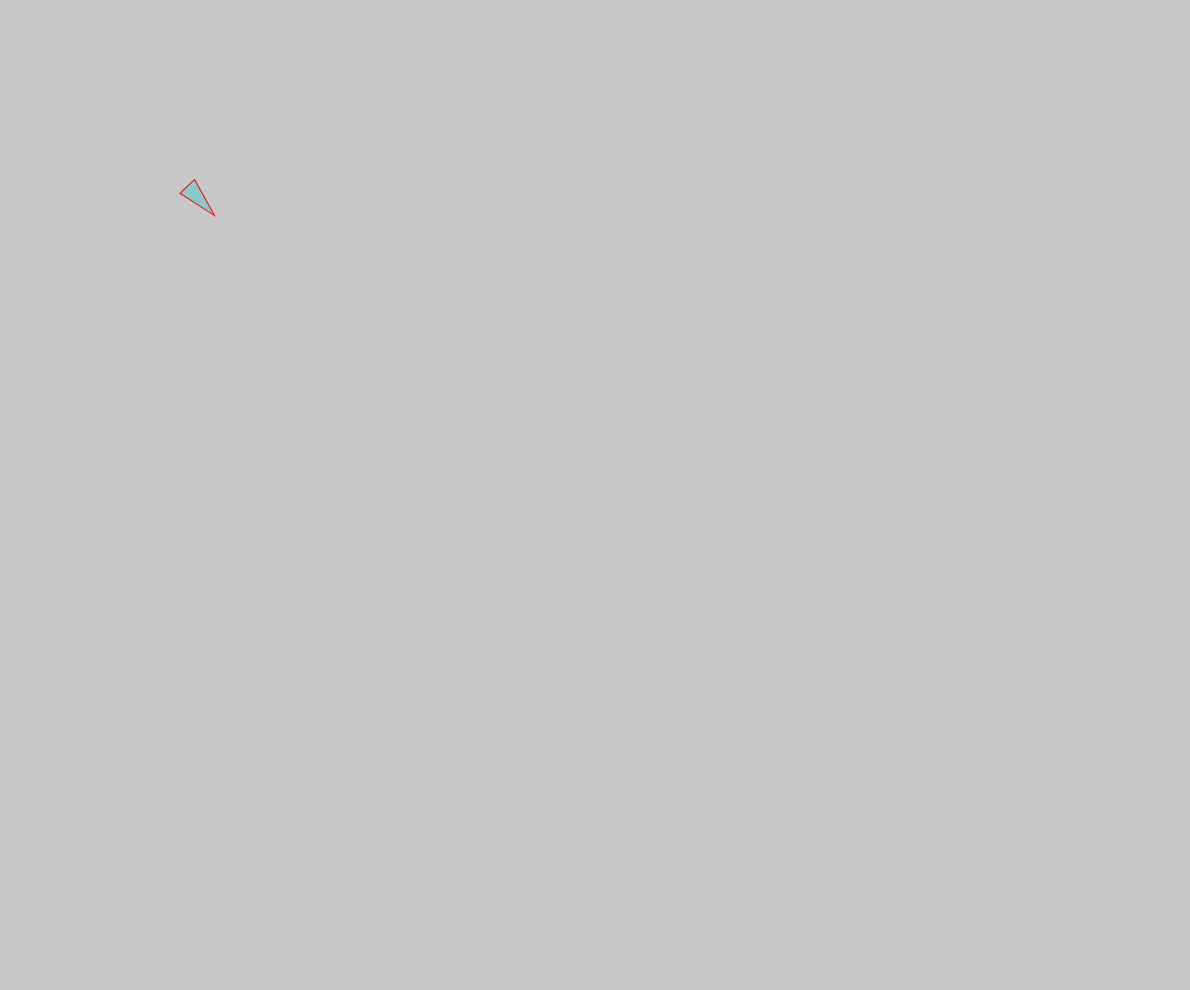
Frame 1 (no input)
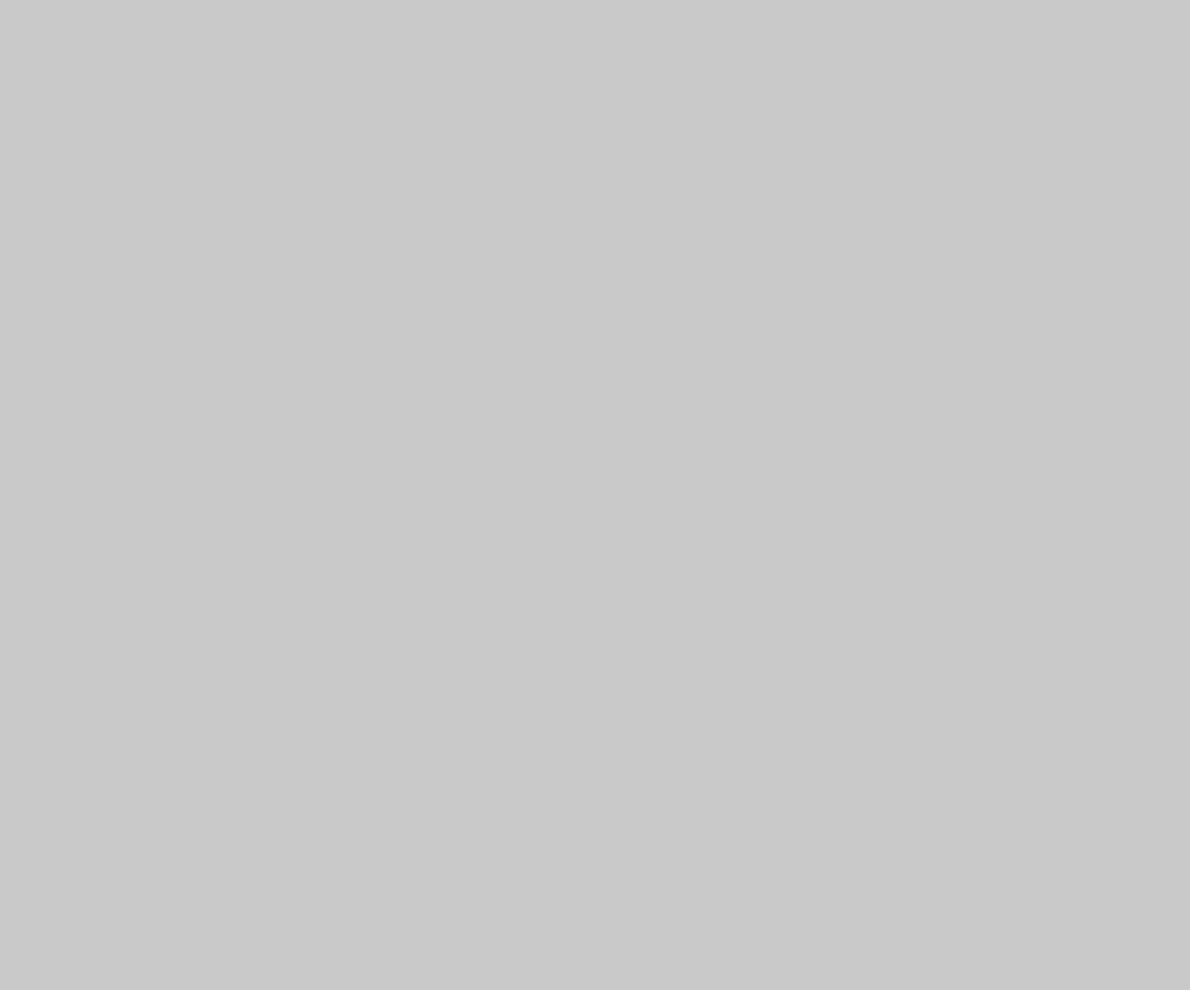
Frame 60 (no input)
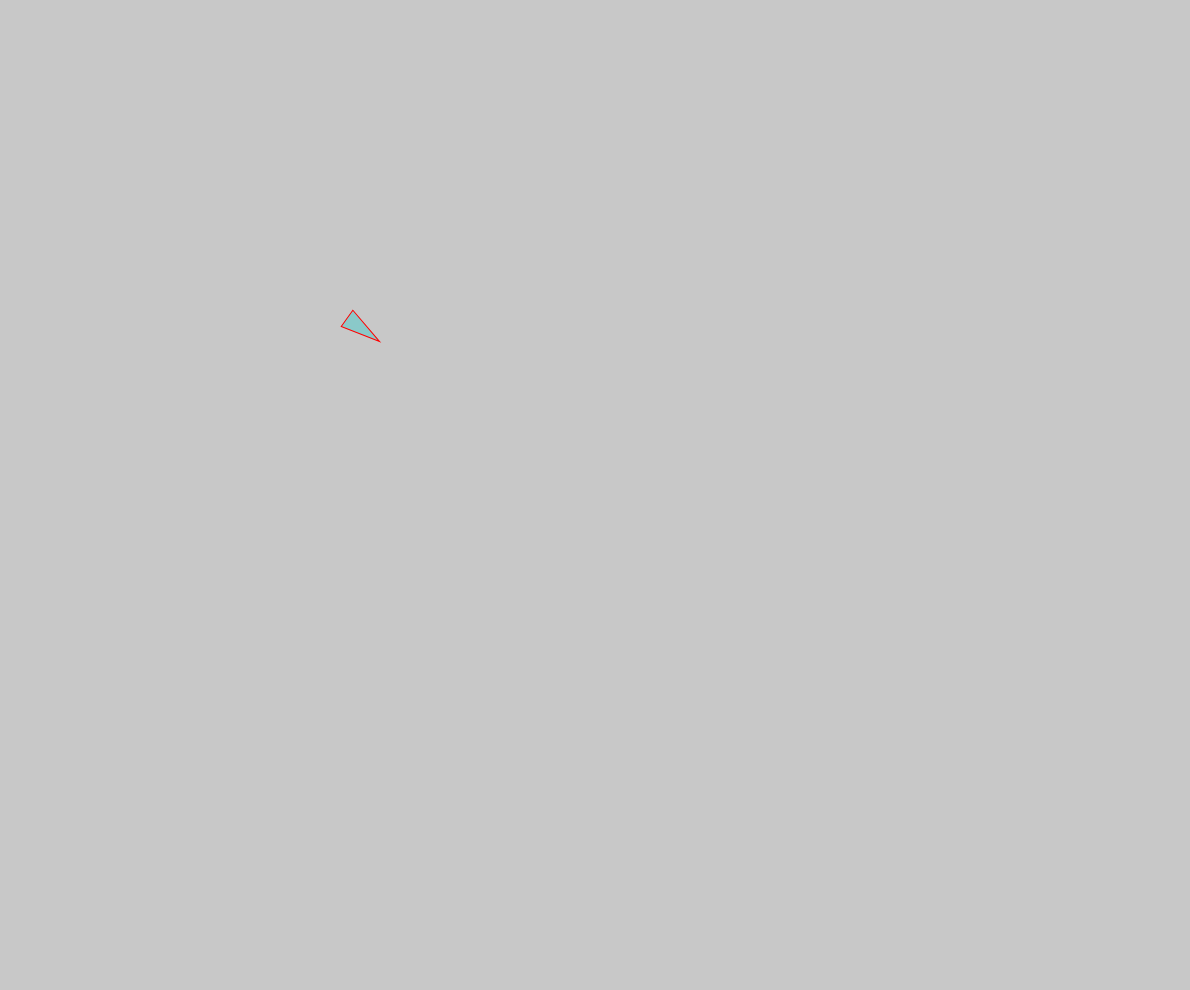
Frame 120 (the mouse pressed at the canvas centre since frame 60)

The p5.js sketch that drew these frames (run headless with seeded random() and noise() and a simulated clock; from frame 60 on, the mouse is pressed at the canvas centre):

// p5.js sketch
// ── sketch.js
"use strict";

var WIDTH = 1200;
var HEIGHT = 800;
var vehicles = [];
var frame = 0;


function setup() {
    createCanvas(windowWidth-10,windowHeight-10);
    var vehicle = new Vehicle(200,200);
    vehicles.push(vehicle);

}
function draw() {
    background(200,200,200);
    
    for(var i=0;i<vehicles.length;i++){
        var v = vehicles[i]
        v.applyBehaviorSeekSeparate(vehicles);
        v.update();
        v.show();
        if (frameCount - frame > 60){
            frame = frameCount;
             vehicles.push(new Vehicle(Math.random()*WIDTH, Math.random()*HEIGHT));
            }
    }
    

}

function mouseClicked() {
    vehicles.push(new Vehicle(Math.random()*WIDTH, Math.random()*HEIGHT));
    console.log(vehicles)
}


// ── Vehicle.js
class Vehicle {
    constructor(x, y) {
        this.pos = createVector(x, y);
        this.vel = createVector(Math.random(),Math.random());
        this.acc = createVector();
        this.target = createVector(x, y);
        this.radius = 10;
        this.maxSpeed = 10;
        this.maxForce = 0.3;
    }
    
    show(){
        var angle = this.vel.heading() + Math.PI/2;
        push();
        translate(this.pos.x, this.pos.y);
        rotate(angle);
        fill(0,200,200,80)
        stroke(255,0,0) // RGB + transparency
        strokeWeight(1);
        beginShape();
        vertex(0, -this.radius * 2);
        vertex(-this.radius, this.radius * 2);
        vertex(this.radius, this.radius * 2);
        endShape(CLOSE);
        pop();
        //ellipse(this.pos.x,this.pos.y,this.radius,this.radius); //x y width height 
    }
    
    update(){
        this.pos.add(this.vel);
        this.vel.add(this.acc);
        this.acc.mult(0);
    }

    applyBehaviorSeek(){
        var seek = this.seek(this.target);
        this.applyForce(seek);
    }
    
    applyBehaviorSeekSeparate(vehicles){
        var seek = this.seek(this.target);
        var separate = this.separate(vehicles);
        //separate.mult(3);
        //var steer = p5.Vector.sub(seek, separate);
        //steer.setMag(this.maxForce);
        //this.applyForce(steer);
        
        //console.log("separate: " + separate + " seek " + seek + " steer " + steer);
        seek.mult(0.8);
        //separate.mult(1);
        this.applyForce(seek);
        this.applyForce(separate);
    }

    applyForce(force){
        this.acc.add(force);
    }
    
    separate(vehicles){
        var personalSpaceRadius = this.radius * 5;
        var sum = createVector();
        var steer = createVector();
        var count=0;
        for(var i=0;i<vehicles.length;i++){
            var distance = p5.Vector.dist(this.pos, vehicles[i].pos);
            if(distance > 0 && distance < personalSpaceRadius){ //too close to my personal space!
                var desired = p5.Vector.sub(this.pos, vehicles[i].pos);
                desired.setMag(this.maxSpeed);
                desired.div(distance);
                sum.add(desired);
                count++;
            }
        }
        if(count > 0){
            sum.div(count);
            sum.setMag(this.maxSpeed);
            steer = p5.Vector.sub(sum, this.vel);
            steer.setMag(this.maxForce);
        }
        this.applyForce(steer);
        return steer;
    }

    seek(target){
        this.target = createVector(mouseX, mouseY);
        var desired = p5.Vector.sub(target, this.pos);
        desired.setMag(this.maxSpeed);
        var steer = p5.Vector.sub(desired, this.vel);
        steer.setMag(this.maxForce);
        return steer;
    }
}
